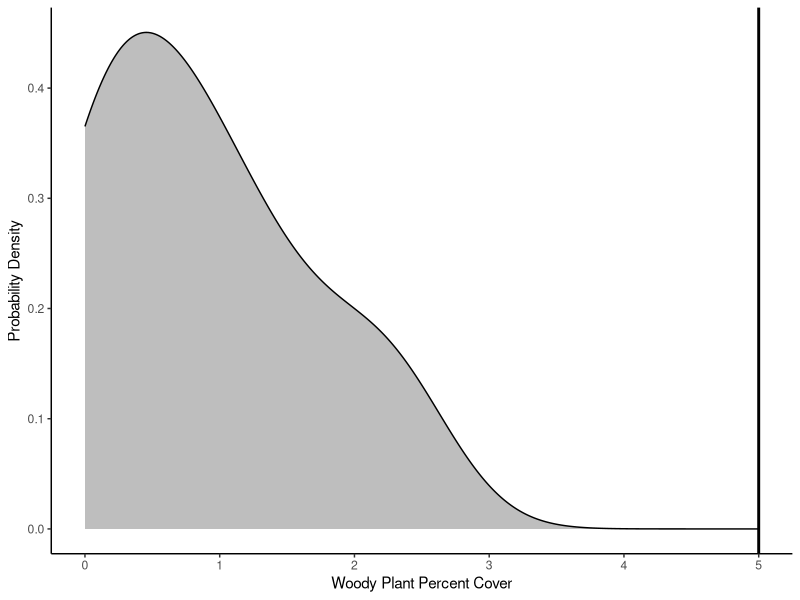
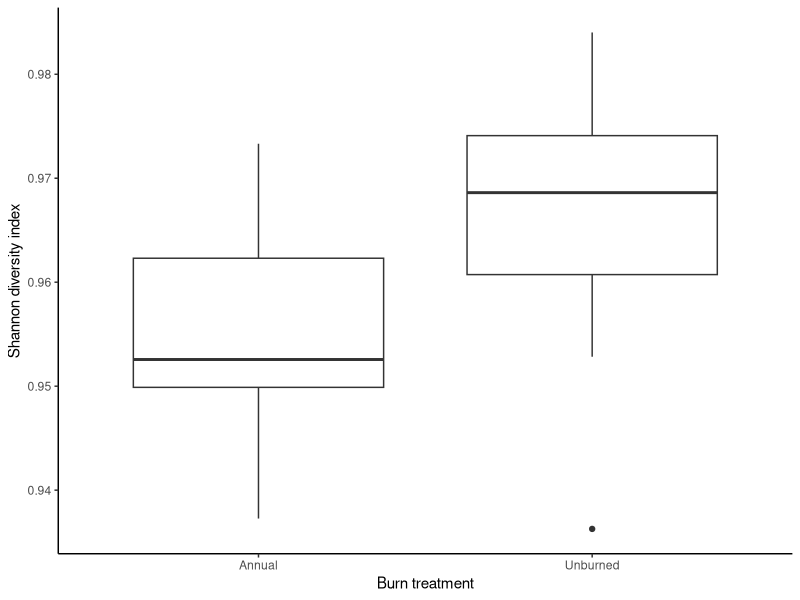
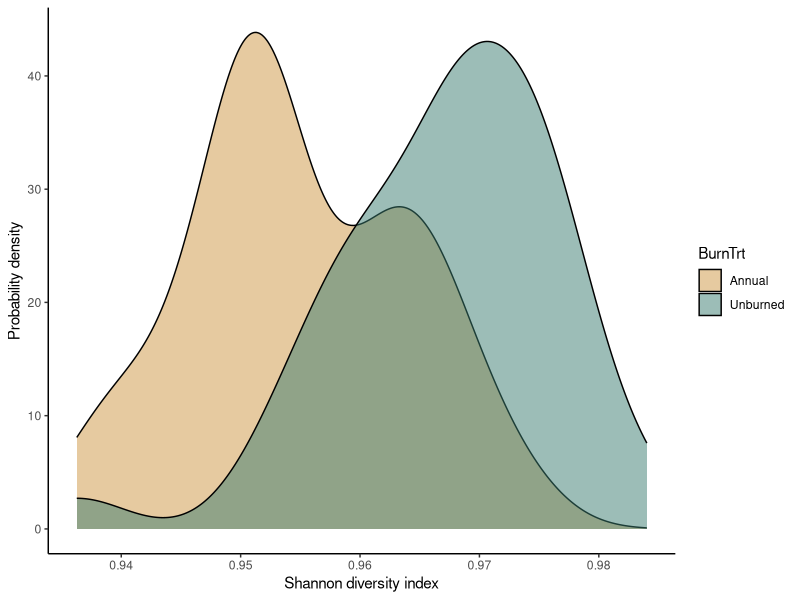
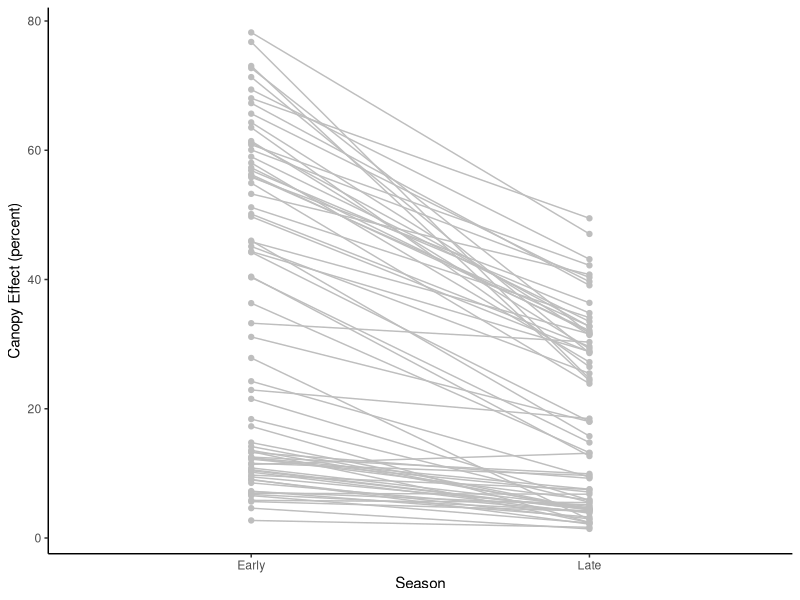
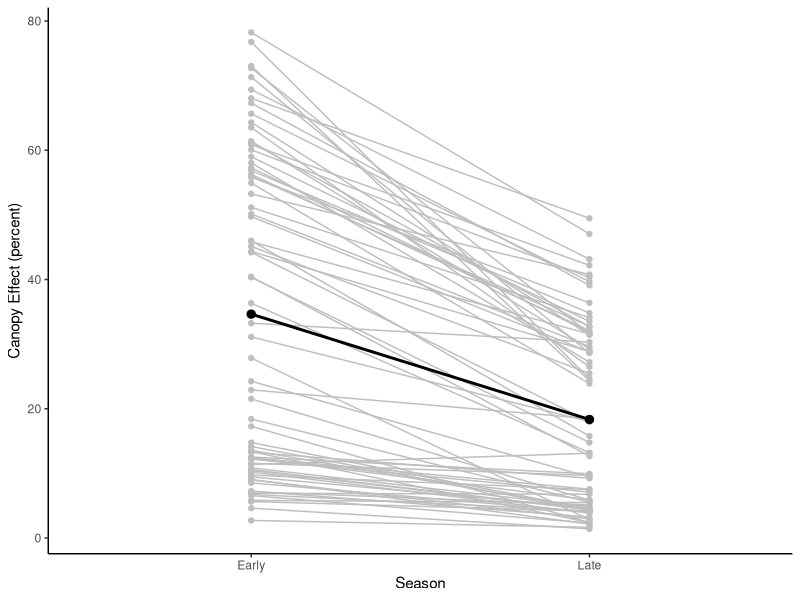

Source code (R) for these figures, in order:
## ---- chunk 1
knitr::opts_chunk$set(echo = TRUE)
## ---- chunk 2
wood <- read.csv("Unburned.csv")
## ---- chunk 3
library(ggplot2)

ggplot(data=wood,aes(x=WoodyRelCov))+
  geom_density(fill="gray") +
  geom_vline(xintercept=5,linewidth=1) +
  labs(x="Woody Plant Percent Cover",y="Probability Density") +
  theme_classic()

## ---- chunk 4
OneSample <- t.test(WoodyRelCov~1,data=wood,mu=5)
OneSample
## ---- chunk 5
diversity <- read.csv("BurnSummary.csv")
## ---- chunk 6
ggplot(data = diversity, aes(x = BurnTrt, y = Shannon)) +
  geom_boxplot() +
  labs(x = "Burn treatment", y = "Shannon diversity index") +
  theme_classic()
## ---- chunk 7
ggplot(data=diversity, aes(x=Shannon,fill=BurnTrt))+
  geom_density(aes(y=after_stat(density)),alpha=0.5)+
  scale_fill_manual(values=c("#ce9642","#3b7c70"))+
  labs(x="Shannon diversity index",y="Probability density")+
  theme_classic()
## ---- chunk 8
TwoSample <- t.test(Shannon~BurnTrt, data=diversity, var.equal = TRUE)
TwoSample
## ---- chunk 9
light <- read.csv("BurnLight.csv")
## ---- chunk 10
ggplot(light, aes(x=Season, y=CanopyEffect, group=ID)) +
  geom_point(color="gray") +
  geom_line(color="gray") +
  labs(y="Canopy Effect (percent)") +
  theme_classic()
## ---- chunk 11
ggplot(light, aes(x=Season, y=CanopyEffect,group=ID)) +
  geom_point(color="gray") +
  geom_line(color="gray") +
  stat_summary(aes(group = 1), fun = mean, geom = "point",size=2.5) +
  stat_summary(aes(group = 1), fun = mean, geom = "line",linewidth=1) +
  labs(y="Canopy Effect (percent)") +
  theme_classic()
## ---- chunk 12
light2 <- reshape(light, direction = "wide",
                  idvar = "ID", timevar = "Season")
## ---- chunk 13
Paired <- t.test(x=light2$CanopyEffect.Early, y=light2$CanopyEffect.Late, paired = TRUE)
Paired
